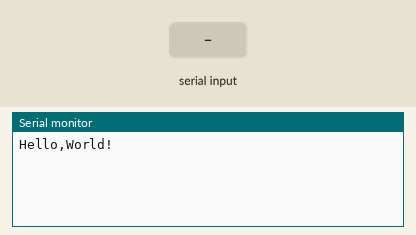
A sketch run on a simulated Arduino Uno, built with avr-gcc and run on an emulated ATmega328P. Parts: the last lines printed to the serial monitor. The test bench sets the inputs (shaded band).

Above: at 1.2 s.
1.3 s: "1" received over Serial
At 2.0 s:
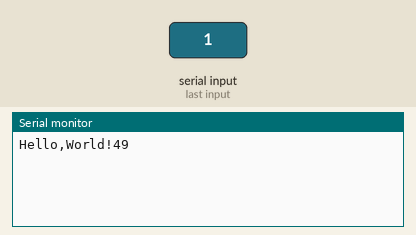
2.8 s: "0" received over Serial
At 3.2 s:
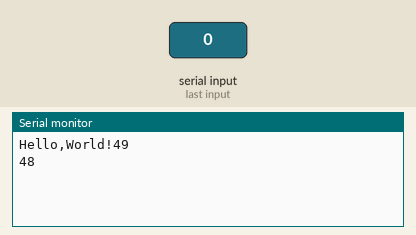
4.3 s: "2" received over Serial
At 5.5 s:
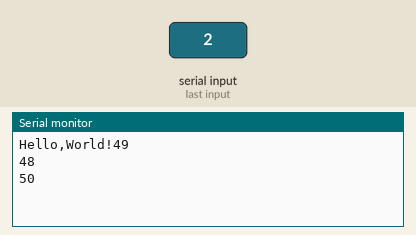

Measured:
- after the input at 1.3 s, the serial monitor: prints a new line at once (image 1)
- after the input at 2.8 s, the serial monitor: prints a new line at once (image 2)
- after the input at 4.3 s, the serial monitor: prints a new line at once (image 3)

The sketch:

Serial.available.ino
```cpp
void setup() {
  // put your setup code here, to run once:
  Serial.begin(9600);
  while(!Serial);
  Serial.print("Hello,World!");
}

void loop() {
  // put your main code here, to run repeatedly:
  //如果沒有東西就執行,先進先出,記得把監控視窗設為沒有行結尾，然後輸入 a，會得到97。
  if(Serial.available()){
    Serial.println(Serial.read());
  }
}
```
